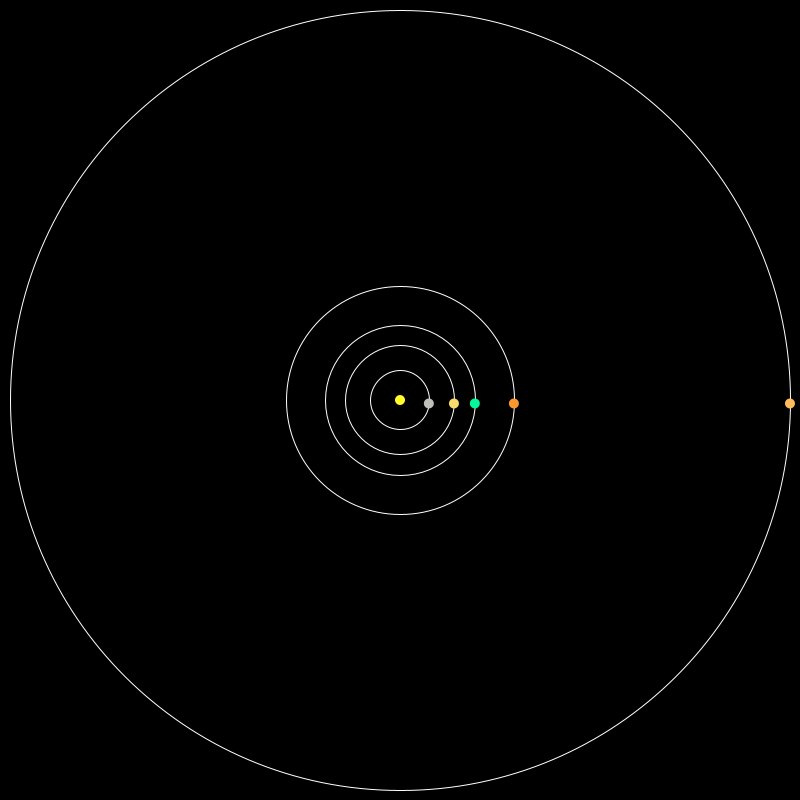
Frame 1 (no input)
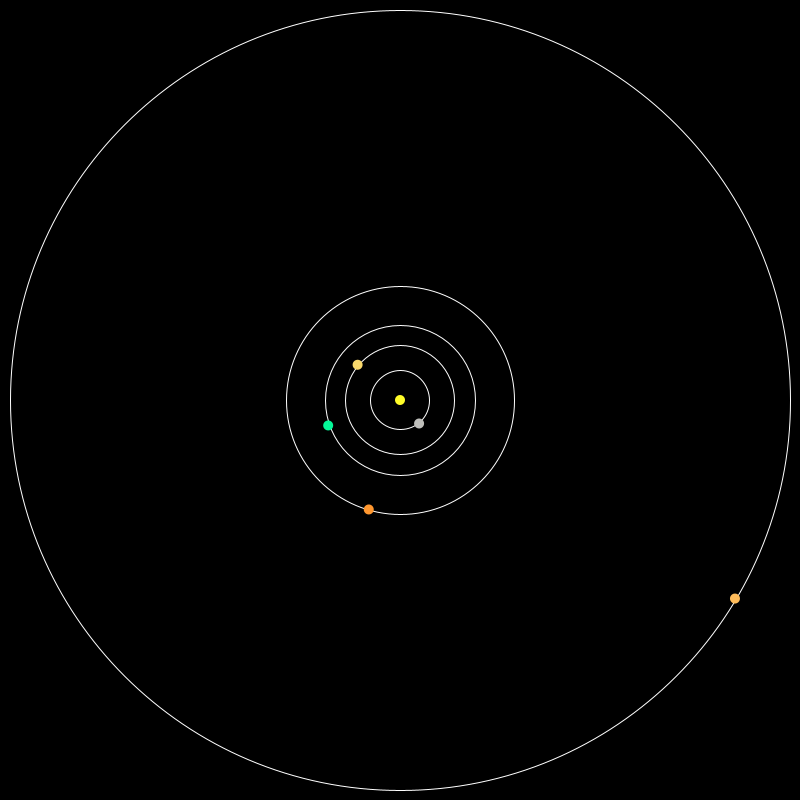
Frame 60 (the mouse pressed at the canvas centre just before this capture)
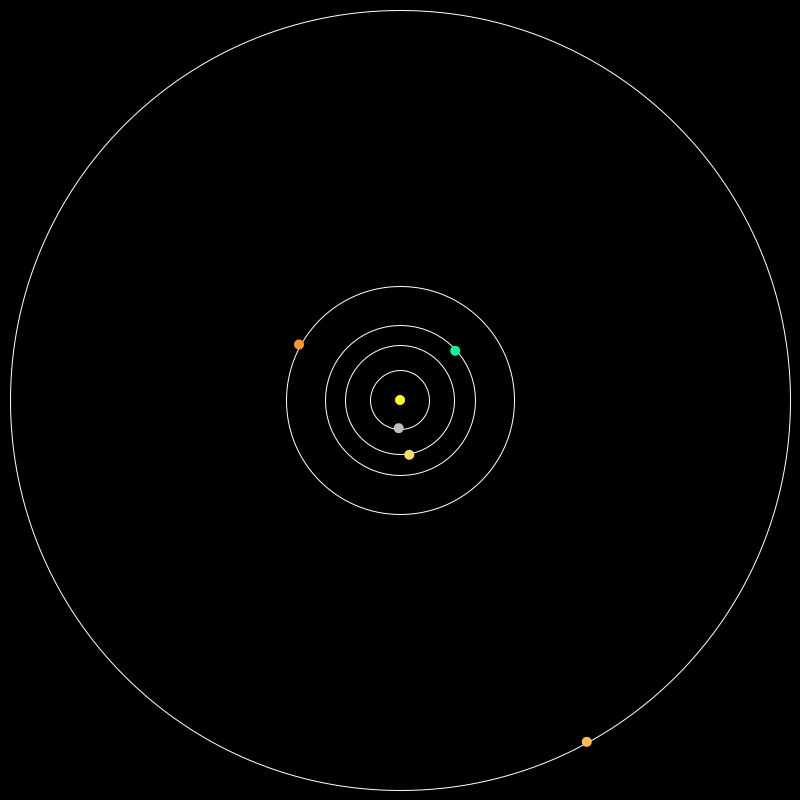
Frame 120 (the mouse held since frame 60 and released just before this capture)

The Processing sketch that drew these frames (run headless with seeded random() and noise(); from frame 60 on, the mouse is pressed at the canvas centre):

// Processing sketch: gravedad_denuevo
// ── gravedad_denuevo.pde
int substep=1;
int num=6;
int timeskip=1;

float G=6*pow(10, -5);
float AU=75*10;
particle[]planetas=new particle[num];

void setup() {
  size(800, 800);

  planetas[0]=new particle(0, 0, 2*pow(10, 7), G, substep);//sol

  planetas[1]=new particle(AU, 0, 5*pow(10, 0), G, substep);//tierra
  planetas[1].tint=color(4, 247, 152 );
  planetas[1].vy=0.63*55.1;

  planetas[2]=new particle(AU*0.722, 0, 5*pow(10, 0), G, substep);//venus
  planetas[2].tint=color(249, 217, 108 );
  planetas[2].vy=0.63*55.1;

  planetas[3]=new particle(AU*1.52, 0, 6.5*pow(10, -1), G, substep);//marte
  planetas[3].tint=color(255, 151, 47 );
  planetas[3].vy=0.63*55.1;

  planetas[4]=new particle(AU*0.39, 0, 3.3*pow(10, -1), G, substep);//mercurio
  planetas[4].tint=color(191, 191, 187);
  planetas[4].vy=0.63*55.1;
  
  planetas[5]=new particle(AU*5.2, 0, 1.9*pow(10, 3), G, substep);//jupiter
  planetas[5].tint=color(255, 188, 90);
  planetas[5].vy=0.63*55.1;
  
  background(0);
}
void draw() {
  background(0);
  noFill();
  stroke(255);
  ellipse(400, 400, 0.2*AU, 0.2*AU);//tierra
  ellipse(400, 400, 0.2*0.722*AU, 0.2*0.722*AU);//venus
  ellipse(400, 400, 0.2*1.52*AU, 0.2*1.52*AU);//marte
  ellipse(400, 400, 0.2*0.39*AU, 0.2*0.39*AU);//mercurio
  ellipse(400, 400, 0.2*5.2*AU, 0.2*5.2*AU);//jupiter
  noStroke();

  bucle();
  for (int i=0; i<num; i++) {
    planetas[i].refresh();
  }
}

void bucle() {
  for (int n=0; n<substep; n++) {
    for (int j=0; j<num; j++) {
      planetas[j].superpose(planetas, num, 1);
    }
    for (int i=0; i<num; i++) {
      planetas[i].calculate(1);
    }
  }
}

// ── particle.pde
public class particle {
  float x, y, m, vx, vy, cx, cy, G;
  float campo;
  int substep;
  color tint;//=new color(255,255,255);
  public particle(float x_, float y_, float m, float G, int substep) {
    cx=0;
    cy=0;
    vx=0;
    vy=0;
    x=x_;
    y=y_;
    this.m=m;
    this.G=G;
    campo=0;
    this.substep=substep;
    tint=color(255, 252, 40);
  }

  void arrow() {
    float len=sqrt(cx*cx+cy*cy);
    if (len==0)len=1;
    //float px=400+x/10;
    //float py=400+y/10;
    line(x, y, x+ 10*cx/len, y+ 10*cy/len);
  }

  void refresh() {
    float px=400+x/10;
    float py=400+y/10;
    fill(tint);
    //stroke(0);
    //line(px,py,400,400);
    //noStroke();
    ellipse(px, py, 10, 10);
    
  }

  void calculate(int timeskip) {
    vx+=cx/(substep);
    vy+=cy/(substep);
    x+=vx/(substep);
    y+=vy/(substep);
  }
  void superpose(particle[]array, int len, int timeskip) {
    this.cx=0;
    this.cy=0;
    for (int i=0; i< len; i++) {
      float dist=sqrt(pow(this.x-array[i].x, 2)+pow(this.y-array[i].y, 2));
      println(dist);
      if (dist>1) {
        campo=-G*array[i].m/(substep*pow(dist, 2)); // CAMPO=ACCELERACION=F(grav)/M(propia)
        cx+= campo*(this.x-array[i].x);
        cy+= campo*(this.y-array[i].y);
      }
    }
  }
}
